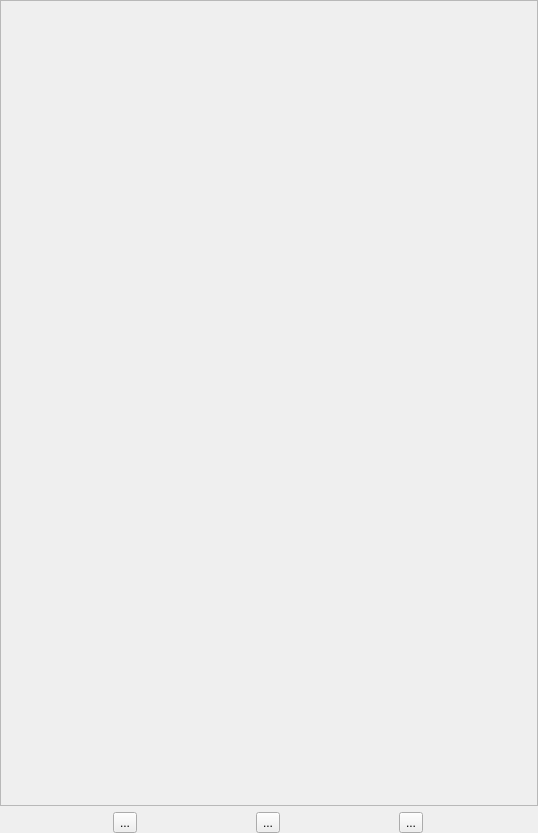
<?xml version="1.0" encoding="UTF-8"?>
<ui version="4.0">
 <class>Form</class>
 <widget class="QWidget" name="Form">
  <property name="geometry">
   <rect>
    <x>0</x>
    <y>0</y>
    <width>538</width>
    <height>833</height>
   </rect>
  </property>
  <property name="windowTitle">
   <string>Form</string>
  </property>
  <layout class="QVBoxLayout" name="verticalLayout">
   <property name="margin">
    <number>0</number>
   </property>
   <item>
    <widget class="QScrollArea" name="featuresScroll">
     <property name="minimumSize">
      <size>
       <width>200</width>
       <height>0</height>
      </size>
     </property>
     <property name="toolTip">
      <string/>
     </property>
     <property name="widgetResizable">
      <bool>true</bool>
     </property>
     <widget class="QWidget" name="scrollAreaWidgetContents">
      <property name="geometry">
       <rect>
        <x>0</x>
        <y>0</y>
        <width>536</width>
        <height>787</height>
       </rect>
      </property>
      <layout class="QVBoxLayout" name="functionsList">
       <property name="spacing">
        <number>0</number>
       </property>
       <property name="margin">
        <number>0</number>
       </property>
      </layout>
     </widget>
    </widget>
   </item>
   <item>
    <layout class="QHBoxLayout" name="horizontalLayout">
     <item>
      <widget class="QToolButton" name="moveUpButton">
       <property name="toolTip">
        <string extracomment="tip"/>
       </property>
       <property name="text">
        <string>...</string>
       </property>
       <property name="icon">
        <iconset>
         <normaloff>xicam/gui/icons_38.png</normaloff>xicam/gui/icons_38.png</iconset>
       </property>
       <property name="iconSize">
        <size>
         <width>32</width>
         <height>32</height>
        </size>
       </property>
      </widget>
     </item>
     <item>
      <widget class="QToolButton" name="moveDownButton">
       <property name="text">
        <string>...</string>
       </property>
       <property name="icon">
        <iconset>
         <normaloff>xicam/gui/icons_37.png</normaloff>xicam/gui/icons_37.png</iconset>
       </property>
       <property name="iconSize">
        <size>
         <width>32</width>
         <height>32</height>
        </size>
       </property>
      </widget>
     </item>
     <item>
      <widget class="QToolButton" name="clearButton">
       <property name="toolTip">
        <string extracomment="Button"/>
       </property>
       <property name="text">
        <string>...</string>
       </property>
       <property name="icon">
        <iconset>
         <normaloff>xicam/gui/icons_36.png</normaloff>xicam/gui/icons_36.png</iconset>
       </property>
       <property name="iconSize">
        <size>
         <width>32</width>
         <height>32</height>
        </size>
       </property>
      </widget>
     </item>
    </layout>
   </item>
  </layout>
  <zorder>featuresScroll</zorder>
  <zorder></zorder>
 </widget>
 <resources/>
 <connections/>
</ui>
